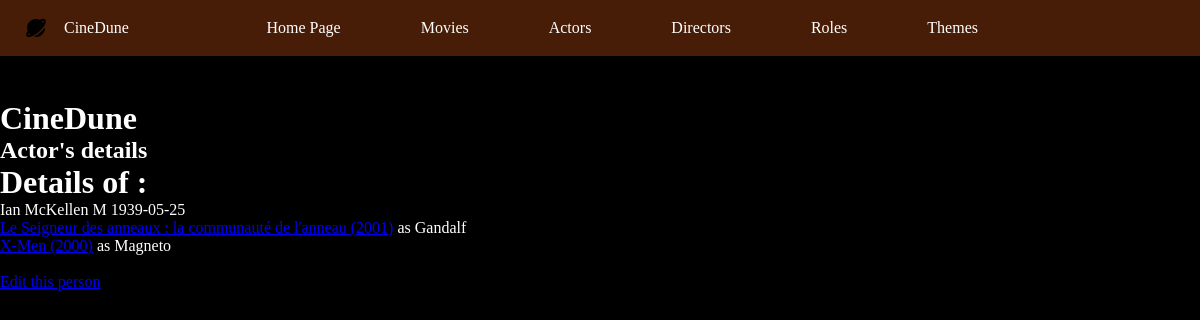
Screenshot of /index.php?action=actorsDetails&id=3 with the database file from the repository.
### tables this page shows
CREATE TABLE IF NOT EXISTS `actor` (
  `idActor` int NOT NULL AUTO_INCREMENT,
  `idPerson` int NOT NULL,
  PRIMARY KEY (`idActor`),
  KEY `idPerson` (`idPerson`),
  CONSTRAINT `FK1_actor_person` FOREIGN KEY (`idPerson`) REFERENCES `person` (`idPerson`)
);

CREATE TABLE IF NOT EXISTS `person` (
  `idPerson` int NOT NULL AUTO_INCREMENT,
  `firstname` char(255) NOT NULL,
  `surname` char(255) NOT NULL,
  `sex` char(10) NOT NULL,
  `birthdate` date NOT NULL,
  `picture` varchar(255) NOT NULL,
  PRIMARY KEY (`idPerson`)
);

CREATE TABLE IF NOT EXISTS `movie` (
  `idMovie` int NOT NULL AUTO_INCREMENT,
  `title` varchar(255) NOT NULL,
  `releaseYear` year NOT NULL,
  `duration` int NOT NULL DEFAULT '0',
  `note` float NOT NULL DEFAULT (0),
  `synopsis` text,
  `poster` varchar(255) NOT NULL,
  `idDirector` int NOT NULL,
  PRIMARY KEY (`idMovie`),
  KEY `idDirector` (`idDirector`),
  CONSTRAINT `FK1_movie_director` FOREIGN KEY (`idDirector`) REFERENCES `director` (`idDirector`)
);

CREATE TABLE IF NOT EXISTS `role` (
  `idRole` int NOT NULL AUTO_INCREMENT,
  `roleName` varchar(255) NOT NULL,
  PRIMARY KEY (`idRole`)
);

### controller/ActorController.php (called while the page is built, shortened)
<?php
class ActorController
{
    public function actorsDetails($id)
    {
        $pdo = Connect::toLogIn();
        $requestActorsDetails = $pdo->prepare("
        SELECT person.idPerson, actor.idActor, person.firstname, person.surname, person.sex, person.birthdate
        FROM actor
        INNER JOIN person ON actor.idPerson = person.idPerson
        WHERE actor.idActor = :id
        ");
        $requestActorsDetails->execute(["id" => $id]);
        $requestActorsFilmography = $pdo->prepare("
        SELECT actor.idActor, movie.idMovie, movie.title, movie.releaseYear, person.firstname, person.surname, role.roleName
        FROM play
        INNER JOIN movie ON play.idMovie = movie.idMovie
        INNER JOIN role ON play.idRole = role.idRole
        INNER JOIN actor ON play.idActor = actor.idActor
        INNER JOIN person ON actor.idPerson = person.idPerson
        WHERE actor.idActor = :id
        ORDER BY releaseYear DESC
        ");
        $requestActorsFilmography->execute(["id" => $id]);
        require "view/actors/actorsDetails.php";
    }
}

### view/actors/actorsDetails.php (the view, shortened to what this page needs)
<?php ob_start();
$actorDetails = $requestActorsDetails->fetch();
$actorsFilmography = $requestActorsFilmography->fetchAll();
?>
<h1>Details of : </h1>
<?php
echo $actorDetails["firstname"] . " " . $actorDetails["surname"] . " " . $actorDetails["sex"] . " " . $actorDetails["birthdate"] . "<br>";
foreach ($actorsFilmography as $actorFilmography) {
?>
    <a href="index.php?action=moviesDetails&id=<?= $actorFilmography["idMovie"] ?>"><?= $actorFilmography["title"] . " (" . $actorFilmography["releaseYear"] . ")" ?></a> as <?= $actorFilmography["roleName"] . "<br>" ?>
<?php
}
?>
<br>
<a href="index.php?action=editPerson&id=<?= $actorDetails['idPerson']?>">Edit this person</a>
<?php
require "view/template.php";

### public/css/style.css (style rules this page uses)
:root { --header-height: 3.5rem; --background-color: #000000; --brown-color: #471D07; --orange-color: #A2520D; --yellow-color: #D9A849; --text-color: #FFFFFF; --gradient-top: linear-gradient(90deg, #D9A849 0%, #A2520D 100%); --gradient-left: linear-gradient(90deg, rgba(162, 82, 13, 0.5) 0%, rgba(0, 0, 0, 0.5) 100%); --gradient-right: linear-gradient(90deg, rgba(0, 0, 0, 0.5) 0%, rgba(162, 82, 13, 0.5) 100%); --gradient-bottom: linear-gradient(359.4deg, rgba(162, 82, 13, 0.5) 0.52%, rgba(0, 0, 0, 0.5) 99.48%); --button-gradient: linear-gradient(90deg, #D9A849 1.11%, #A2520D 98.89%); --hypertext-underline-gradient: linear-gradient(0deg, #D9A849 0%, #A2520D 100%); --background-gradient: radial-gradient(131.8% 131.8% at 50% -31.8%, #D9A849 23%, #471D07 72.5%, #000000 100%); --swiper-pagination-color: var(--yellow-color); --title-font:"Dune Rise"; --h2-font:"Dune Rise"; --nav-text-font: "Champagne & Limousines"; --z-tooltip: 10; --z-fixed: 100; }
* { box-sizing: border-box; padding: 0; margin: 0; }
html { scroll-behavior: smooth; color: var(--text-color); }
body { background-color: var(--background-color); }

### rows the page displays
actor: idPerson.firstname "Ian", idPerson.surname "McKellen", idPerson.sex "M", idPerson.birthdate "1939-05-25", movie.title "Le Seigneur des anneaux : la communauté de l'anneau", movie.releaseYear "2001", role.roleName "Gandalf", movie.title "X-Men", movie.releaseYear "2000", role.roleName "Magneto"

### other values shown
$secondary_title "Actor's details"
